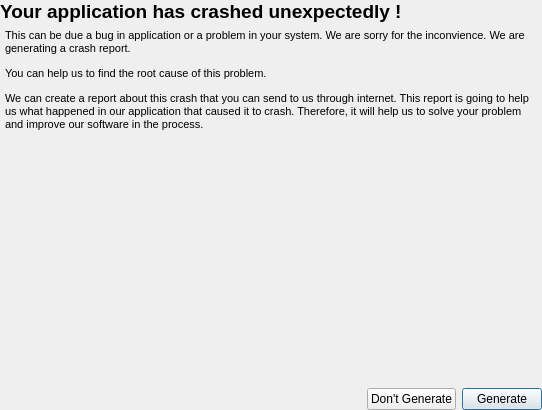
<?xml version="1.0" encoding="UTF-8"?>
<ui version="4.0">
 <class>ZECRPageGenerateInformation</class>
 <widget class="QWidget" name="ZECRPageGenerateInformation">
  <property name="geometry">
   <rect>
    <x>0</x>
    <y>0</y>
    <width>542</width>
    <height>410</height>
   </rect>
  </property>
  <property name="windowTitle">
   <string>Form</string>
  </property>
  <layout class="QVBoxLayout" name="verticalLayout">
   <property name="leftMargin">
    <number>0</number>
   </property>
   <property name="topMargin">
    <number>0</number>
   </property>
   <property name="rightMargin">
    <number>0</number>
   </property>
   <property name="bottomMargin">
    <number>0</number>
   </property>
   <item>
    <widget class="QLabel" name="label">
     <property name="font">
      <font>
       <family>MS Shell Dlg 2</family>
       <pointsize>8</pointsize>
      </font>
     </property>
     <property name="text">
      <string>&lt;!DOCTYPE HTML PUBLIC &quot;-//W3C//DTD HTML 4.0//EN&quot; &quot;http://www.w3.org/TR/REC-html40/strict.dtd&quot;&gt;
&lt;html&gt;&lt;head&gt;&lt;meta name=&quot;qrichtext&quot; content=&quot;1&quot; /&gt;&lt;style type=&quot;text/css&quot;&gt;
p, li { white-space: pre-wrap; }
&lt;/style&gt;&lt;/head&gt;&lt;body style=&quot; font-family:'Segoe UI'; font-size:9pt; font-weight:400; font-style:normal;&quot;&gt;
&lt;p style=&quot; margin-top:12px; margin-bottom:12px; margin-left:0px; margin-right:0px; -qt-block-indent:0; text-indent:0px;&quot;&gt;&lt;span style=&quot; font-family:'MS Shell Dlg 2'; font-size:14pt; font-weight:600;&quot;&gt;Your application has crashed unexpectedly !&lt;/span&gt;&lt;/p&gt;&lt;/body&gt;&lt;/html&gt;</string>
     </property>
     <property name="wordWrap">
      <bool>true</bool>
     </property>
    </widget>
   </item>
   <item>
    <widget class="QLabel" name="label_3">
     <property name="font">
      <font>
       <family>MS Shell Dlg 2</family>
       <pointsize>8</pointsize>
       <weight>50</weight>
       <bold>false</bold>
      </font>
     </property>
     <property name="text">
      <string>&lt;html&gt;&lt;head/&gt;&lt;body&gt;&lt;p&gt;This can be due a bug in application or a problem in your system. We are sorry for the inconvience. We are generating a crash report.&lt;/p&gt;&lt;p&gt;You can help us to find the root cause of this problem.&lt;/p&gt;&lt;p&gt;We can create a report about this crash that you can send to us through internet. This report is going to help us what happened in our application that caused it to crash. Therefore, it will help us to solve your problem and improve our software in the process.&lt;/p&gt;&lt;/body&gt;&lt;/html&gt;</string>
     </property>
     <property name="wordWrap">
      <bool>true</bool>
     </property>
     <property name="indent">
      <number>5</number>
     </property>
    </widget>
   </item>
   <item>
    <spacer name="verticalSpacer">
     <property name="orientation">
      <enum>Qt::Vertical</enum>
     </property>
     <property name="sizeHint" stdset="0">
      <size>
       <width>20</width>
       <height>189</height>
      </size>
     </property>
    </spacer>
   </item>
   <item>
    <layout class="QHBoxLayout" name="horizontalLayout">
     <item>
      <spacer name="horizontalSpacer">
       <property name="orientation">
        <enum>Qt::Horizontal</enum>
       </property>
       <property name="sizeHint" stdset="0">
        <size>
         <width>40</width>
         <height>20</height>
        </size>
       </property>
      </spacer>
     </item>
     <item>
      <widget class="QPushButton" name="btnDontGenerate">
       <property name="text">
        <string>Don't Generate</string>
       </property>
      </widget>
     </item>
     <item>
      <widget class="QPushButton" name="btnGenerate">
       <property name="text">
        <string>Generate</string>
       </property>
       <property name="default">
        <bool>true</bool>
       </property>
      </widget>
     </item>
    </layout>
   </item>
  </layout>
 </widget>
 <tabstops>
  <tabstop>btnGenerate</tabstop>
  <tabstop>btnDontGenerate</tabstop>
 </tabstops>
 <resources/>
 <connections/>
</ui>
